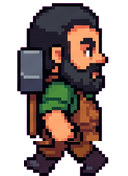
#> input picture showcase/rpg/art/bram_side_3.png, 128 x 176 px, given in place of Gemini_Generated_Image_jzrud8jzrud8jzru.jpeg, which was not available
$ python cut_sheets.py
#> lines starting #> are read from the running program, lines starting #| are printed output that depends on the picture
#!/usr/bin/env python3
"""
Cuts the teacher's 22 Gemini pictures into the named pictures in art/, which
build.py reads and which are committed, so they can't be lost.

    python3 showcase/rpg/cut_sheets.py

Gemini names files its own way, so SHEETS says which file is which prompt in
PROMPTS.md.
"""
import sys
from pathlib import Path

from PIL import Image, ImageChops, ImageFilter

DOWNLOADS = Path("~/Downloads").expanduser()
ART = Path(__file__).resolve().parent / "art"
# Pictures keep this many times the game's size; art() in build.py shrinks them, smoothly.
S = 4


def gemini(tail):
    return DOWNLOADS / f"Gemini_Generated_Image_{tail}.jpeg"


def magenta_to_alpha(im):
    """Flat magenta becomes see-through, its JPEG fringe part see-through and losing its pink."""
    im = im.convert("RGB")
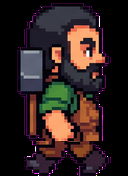
#> im: PIL image 128x176 RGB; mean R, G, B 47.6, 33.3, 32.4
    out = Image.new("RGBA", im.size)
#> out: PIL image 128x176 RGBA; every value is 0
    src, dst = im.load(), out.load()
    for y in range(im.height):
        for x in range(im.width):
            r, g, b = src[x, y]
            m = min(r, b) - g
            a = 255 if m < 70 else 0 if m > 170 else round(255 * (170 - m) / 100)
            if 0 < a < 255:
                r, b = min(r, g + 60), min(b, g + 60)
            dst[x, y] = (r, g, b, a)
    return out


def islands(im):
    """Every separate patch of drawing as [x0, y0, x1, y1, area], worked out on a shrunk copy, for speed."""
    k = 4
    small = im.getchannel("A").resize((im.width // k, im.height // k), Image.BILINEAR)
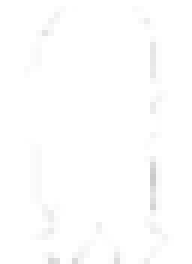
#> small: PIL image 32x44 L (shown 6 times larger); min 202, max 255, mean 253.9
    w, h = small.size
#> w = 32; h = 44
    px = small.load()
    seen = bytearray(w * h)
    found = []
    for y0 in range(h):
        for x0 in range(w):
            if px[x0, y0] < 128 or seen[y0 * w + x0]:
                continue
            stack, box, area = [(x0, y0)], [x0, y0, x0, y0], 0
            seen[y0 * w + x0] = 1
            while stack:
                x, y = stack.pop()
                area += 1
                box = [min(box[0], x), min(box[1], y), max(box[2], x), max(box[3], y)]
                for nx, ny in ((x + 1, y), (x - 1, y), (x, y + 1), (x, y - 1)):
                    if 0 <= nx < w and 0 <= ny < h and px[nx, ny] >= 128 and not seen[ny * w + nx]:
                        seen[ny * w + nx] = 1
                        stack.append((nx, ny))
            found.append([box[0] * k, box[1] * k, (box[2] + 1) * k, (box[3] + 1) * k, area])
#> after the loop, found = [[0, 0, 128, 176, 1408]]
    return found


# [4 lines left out: function gap, not called in this run]


def cut(im, shape, loose=True):
    """
    The boxes of a sheet's drawings, row by row. `shape` is how many each row has.

    The biggest islands are the drawings. Smaller ones are a kite's string, a spell's
    sparks or a swing's trail, and join the nearest drawing; with loose=False they're
    thrown away instead (a shadow Gemini drew though it was told not to).
    """
    found = sorted(islands(im), key=lambda b: -b[4])
#> found = [[0, 0, 128, 176, 1408]]
    n = sum(shape)
#> (the run stopped early here; a loop or call above may not have finished)
